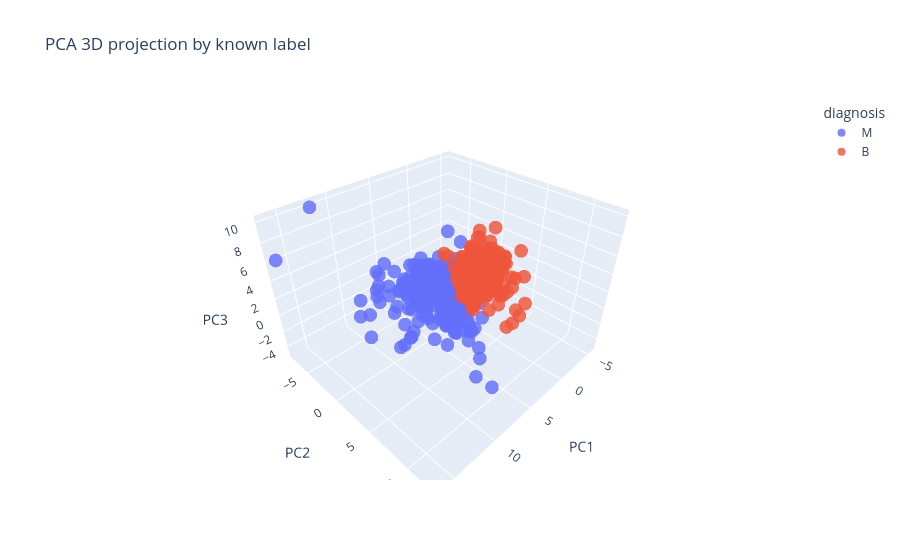

Notebook cell for this chart:
### Code cell
pca_3 = PCA(n_components=3, random_state=42)
X_pca_3 = pca_3.fit_transform(X_scaled)
pca_3d_df = pd.DataFrame({"PC1": X_pca_3[:, 0], "PC2": X_pca_3[:, 1], "PC3": X_pca_3[:, 2], "diagnosis": target})
fig = px.scatter_3d(pca_3d_df, x="PC1", y="PC2", z="PC3", color="diagnosis", title="PCA 3D projection by known label", opacity=0.82)
fig.write_html("pca_3d_known_labels.html")
fig.show()
print(pca_3.explained_variance_ratio_)

### Figure 1 — Plotly figure (JSON) as saved in the notebook; plotly's stock layout.template omitted (floating-point values rounded to 4 significant figures; data arrays with more than 128 entries replaced by an {"elided": "..."} marker saying what was removed)
{"data": [{"hovertemplate": "diagnosis=M<br>PC1=%{x}<br>PC2=%{y}<br>PC3=%{z}<extra></extra>", "legendgroup": "M", "marker": {"color": "#636efa", "opacity": 0.82, "symbol": "circle"}, "mode": "markers", "name": "M", "scene": "scene", "showlegend": true, "type": "scatter3d", "x": {"elided": "212 float values"}, "y": {"elided": "212 float values"}, "z": {"elided": "212 float values"}}, {"hovertemplate": "diagnosis=B<br>PC1=%{x}<br>PC2=%{y}<br>PC3=%{z}<extra></extra>", "legendgroup": "B", "marker": {"color": "#EF553B", "opacity": 0.82, "symbol": "circle"}, "mode": "markers", "name": "B", "scene": "scene", "showlegend": true, "type": "scatter3d", "x": {"elided": "357 float values"}, "y": {"elided": "357 float values"}, "z": {"elided": "357 float values"}}], "layout": {"legend": {"title": {"text": "diagnosis"}, "tracegroupgap": 0}, "scene": {"domain": {"x": [0, 1], "y": [0, 1]}, "xaxis": {"title": {"text": "PC1"}}, "yaxis": {"title": {"text": "PC2"}}, "zaxis": {"title": {"text": "PC3"}}}, "title": {"text": "PCA 3D projection by known label"}}}
